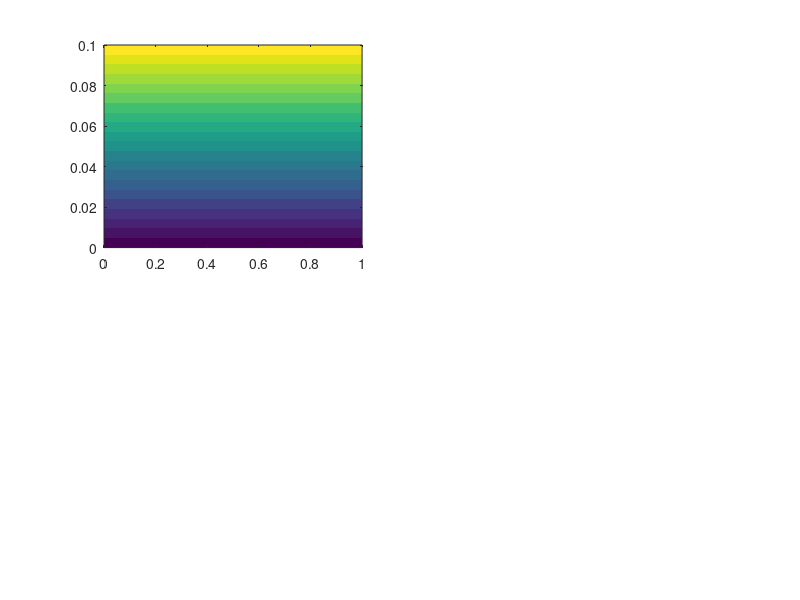

Reproduce this figure in MATLAB. (Note: this script raises an error after producing the figure.)
clc
close all
clear all
%%
% Definizione delle costanti comuni
L = 1; % Lunghezza del condotto
h = 0.1; % Altezza del condotto

% Definizione della griglia per entrambi i flussi
x = linspace(0, L, 100);
y = linspace(0, h, 20);
[X, Y] = meshgrid(x, y);

% Definizione delle costanti specifiche per Couette
tau = 0.01; % Forza viscosa per unità di lunghezza

% Definizione delle costanti specifiche per Poiseuille
nu = 0.005; % Viscosità del fluido
deltaP = 0.2; % Differenza di pressione

% Calcolo del flusso di Couette normalizzato
U_couette = (tau / h) * Y / (tau / h * h);

% Calcolo del flusso di Poiseuille normalizzato
U_poiseuille = (deltaP / (2 * nu * h)) * (h^2 / 4 - (Y - h/2) .* (Y - h/2)) / (deltaP / (2 * nu * h) * (h^2 / 4));

% Plot del flusso di Couette
figure;
subplot(2, 2, 1);
contourf(X, Y, U_couette, 20, 'LineColor', 'none');
ax = gca; % current axes
ax.FontSize = 18;
xlabel('Channel length','fontsize',20)%'interpreter', 'latex');
ylabel('Channel height','fontsize',20)%,'interpreter', 'latex');
title('Couette flow','fontsize',24)%'interpreter', 'latex');

% Plot del flusso di Poiseuille
subplot(2, 2, 2);
contourf(X, Y, U_poiseuille, 20, 'LineColor', 'none');
ax = gca; % current axes
ax.FontSize = 18;
colorbar;
caxis([0 max(U_poiseuille, [], 'all')]);
xlabel('Channel length','fontsize',20);
ylabel('Channel height','fontsize',20);
title('Poiseuille flow','fontsize',24);
hold on;
quiver(X, Y, zeros(size(X)), -gradient(U_poiseuille), 1, 'k');

% Plot dei profili di velocità
subplot(2, 2, 3);
plot(U_couette(:, round(numel(y) / 2)), y, 'LineWidth', 2);
ax = gca; % current axes
ax.FontSize = 18;
xlabel('Normalized velocity','fontsize', 20)
ylabel('Channel height','fontsize', 20);
title('Couette velocity profile','fontsize',24)

subplot(2, 2, 4);
plot(U_poiseuille(:, round(numel(y) / 2)), y, 'LineWidth', 2);
ax = gca; % current axes
ax.FontSize = 18;
xlabel('Normalized velocity', 'fontsize', 20);
ylabel('Channel height','fontsize',20);
title('Poiseuille velocity profile','fontsize',24);